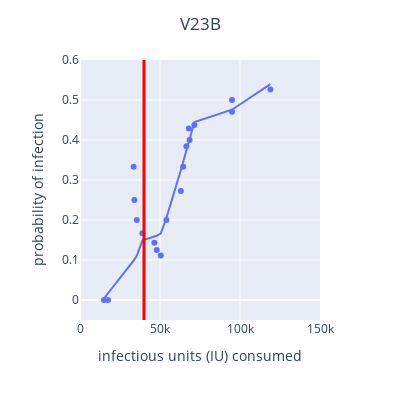
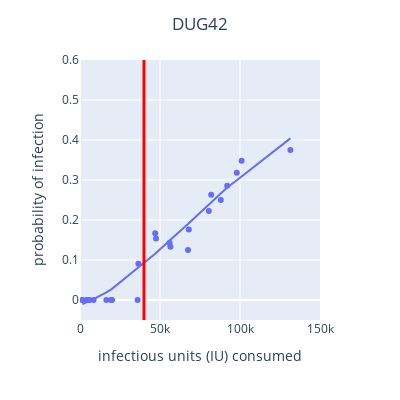
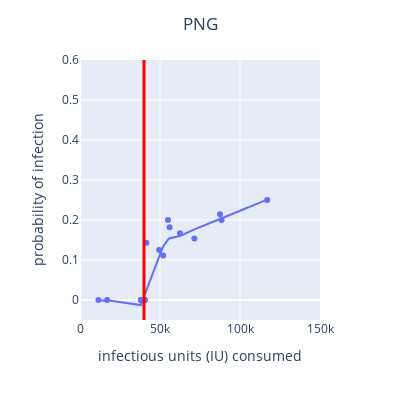
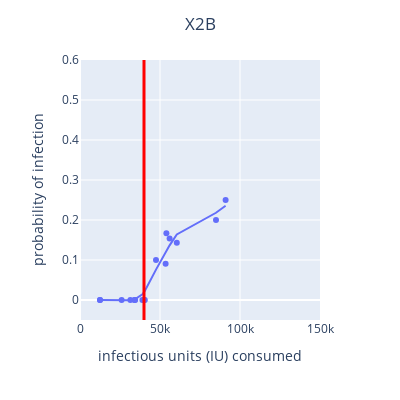

Notebook cell for these charts, in order:
### Code cell
def process_treatment(treatment):
    """ treatment is in ['DUG42', 'PNG', 'X2B', 'V23B'] """

    df = df_merged.query(f'treatment == "{treatment}" & dose_IU > 0 & OrNV_detected != "failed"').sort_values(by='dose_mg')
    df.OrNV_detected = df.OrNV_detected.map({'yes': 1, 'no': 0, 'faint': 1}).astype(int)
    df['one'] = 1
    df['p_OrNV'] = df.OrNV_detected.cumsum() / df.one.cumsum()
    OrNV_detected = df.OrNV_detected.sum()
    OrNV_not_detected = len(df) - OrNV_detected
    print(f'{OrNV_detected=}   {OrNV_not_detected=}')
    print(df)

    fig = px.scatter(df, x='dose_IU', y='p_OrNV', width=400, height=400, trendline="lowess", labels={'dose_IU': 'infectious units (IU) consumed', 'p_OrNV': 'probability of infection'})
    fig.update_layout(yaxis_range=[-0.05,.6], xaxis_range=[0,150000], title_text=treatment, title_x=0.5)
    fig.add_vline(x=40000, line_width=3, line_color="red")
    fig.write_image(f'../images/{treatment}_infection_probability.png')
    fig.show()
    
for treatment in ['V23B', 'DUG42', 'PNG', 'X2B']:
    process_treatment(treatment)

### Figure 1 — Plotly figure (JSON) as saved in the notebook; plotly's stock layout.template omitted (floating-point values rounded to 4 significant figures)
{"data": [{"hovertemplate": "infectious units (IU) consumed=%{x}<br>probability of infection=%{y}<extra></extra>", "legendgroup": "", "marker": {"color": "#636efa", "symbol": "circle"}, "mode": "markers", "name": "", "orientation": "v", "showlegend": false, "type": "scatter", "x": [15000, 17500, 33500, 34000, 35500, 39000, 46500, 48000, 50500, 54000, 63000, 64500, 66500, 68000, 68500, 71500, 95000, 95000, 119000], "xaxis": "x", "y": [0, 0, 0.3333, 0.25, 0.2, 0.1667, 0.1429, 0.125, 0.1111, 0.2, 0.2727, 0.3333, 0.3846, 0.4286, 0.4, 0.4375, 0.4706, 0.5, 0.5263], "yaxis": "y"}, {"hovertemplate": "<b>LOWESS trendline</b><br><br>infectious units (IU) consumed=%{x}<br>probability of infection=%{y} <b>(trend)</b><extra></extra>", "legendgroup": "", "marker": {"color": "#636efa", "symbol": "circle"}, "mode": "lines", "name": "", "showlegend": false, "type": "scatter", "x": [15000, 17500, 33500, 34000, 35500, 39000, 46500, 48000, 50500, 54000, 63000, 64500, 66500, 68000, 68500, 71500, 95000, 95000, 119000], "xaxis": "x", "y": [0.00354, 0.01686, 0.09841, 0.1012, 0.1106, 0.149, 0.1581, 0.1606, 0.1669, 0.205, 0.3245, 0.3447, 0.3721, 0.3937, 0.4012, 0.4447, 0.4757, 0.4757, 0.5399], "yaxis": "y"}], "layout": {"height": 400, "legend": {"tracegroupgap": 0}, "margin": {"t": 60}, "shapes": [{"line": {"color": "red", "width": 3}, "type": "line", "x0": 40000, "x1": 40000, "xref": "x", "y0": 0, "y1": 1, "yref": "y domain"}], "title": {"text": "V23B", "x": 0.5}, "width": 400, "xaxis": {"anchor": "y", "domain": [0, 1], "range": [0, 150000], "title": {"text": "infectious units (IU) consumed"}, "type": "linear"}, "yaxis": {"anchor": "x", "domain": [0, 1], "range": [-0.05, 0.6], "title": {"text": "probability of infection"}, "type": "linear"}}}

### Figure 2 — Plotly figure (JSON) as saved in the notebook; plotly's stock layout.template omitted (floating-point values rounded to 4 significant figures)
{"data": [{"hovertemplate": "infectious units (IU) consumed=%{x}<br>probability of infection=%{y}<extra></extra>", "legendgroup": "", "marker": {"color": "#636efa", "symbol": "circle"}, "mode": "markers", "name": "", "orientation": "v", "showlegend": false, "type": "scatter", "x": [1500, 1500, 4500, 4500, 6000, 8500, 16500, 19500, 20000, 36000, 36500, 47000, 47500, 56000, 56500, 67500, 68000, 80500, 82000, 88000, 92000, 98000, 101000, 131500], "xaxis": "x", "y": [0, 0, 0, 0, 0, 0, 0, 0, 0, 0, 0.09091, 0.1667, 0.1538, 0.1429, 0.1333, 0.125, 0.1765, 0.2222, 0.2632, 0.25, 0.2857, 0.3182, 0.3478, 0.375], "yaxis": "y"}, {"hovertemplate": "<b>LOWESS trendline</b><br><br>infectious units (IU) consumed=%{x}<br>probability of infection=%{y} <b>(trend)</b><extra></extra>", "legendgroup": "", "marker": {"color": "#636efa", "symbol": "circle"}, "mode": "lines", "name": "", "showlegend": false, "type": "scatter", "x": [1500, 1500, 4500, 4500, 6000, 8500, 16500, 19500, 20000, 36000, 36500, 47000, 47500, 56000, 56500, 67500, 68000, 80500, 82000, 88000, 92000, 98000, 101000, 131500], "xaxis": "x", "y": [-0.009913, -0.009913, -0.004976, -0.004976, -0.002352, 0.002272, 0.01934, 0.02667, 0.02794, 0.07983, 0.08168, 0.1157, 0.1177, 0.1489, 0.1506, 0.1898, 0.1917, 0.2385, 0.2441, 0.2682, 0.2811, 0.2993, 0.3086, 0.4041], "yaxis": "y"}], "layout": {"height": 400, "legend": {"tracegroupgap": 0}, "margin": {"t": 60}, "shapes": [{"line": {"color": "red", "width": 3}, "type": "line", "x0": 40000, "x1": 40000, "xref": "x", "y0": 0, "y1": 1, "yref": "y domain"}], "title": {"text": "DUG42", "x": 0.5}, "width": 400, "xaxis": {"anchor": "y", "domain": [0, 1], "range": [0, 150000], "title": {"text": "infectious units (IU) consumed"}, "type": "linear"}, "yaxis": {"anchor": "x", "domain": [0, 1], "range": [-0.05, 0.6], "title": {"text": "probability of infection"}, "type": "linear"}}}

### Figure 3 — Plotly figure (JSON) as saved in the notebook; plotly's stock layout.template omitted (floating-point values rounded to 4 significant figures)
{"data": [{"hovertemplate": "infectious units (IU) consumed=%{x}<br>probability of infection=%{y}<extra></extra>", "legendgroup": "", "marker": {"color": "#636efa", "symbol": "circle"}, "mode": "markers", "name": "", "orientation": "v", "showlegend": false, "type": "scatter", "x": [11500, 17000, 38000, 38500, 40500, 40500, 41500, 49500, 52000, 55000, 56000, 62500, 71500, 87500, 88500, 117000], "xaxis": "x", "y": [0, 0, 0, 0, 0, 0, 0.1429, 0.125, 0.1111, 0.2, 0.1818, 0.1667, 0.1538, 0.2143, 0.2, 0.25], "yaxis": "y"}, {"hovertemplate": "<b>LOWESS trendline</b><br><br>infectious units (IU) consumed=%{x}<br>probability of infection=%{y} <b>(trend)</b><extra></extra>", "legendgroup": "", "marker": {"color": "#636efa", "symbol": "circle"}, "mode": "lines", "name": "", "showlegend": false, "type": "scatter", "x": [11500, 17000, 38000, 38500, 40500, 40500, 41500, 49500, 52000, 55000, 56000, 62500, 71500, 87500, 88500, 117000], "xaxis": "x", "y": [-0.001496, -0.0006503, -0.01261, -0.007538, 0.01338, 0.01338, 0.02395, 0.1087, 0.1339, 0.1507, 0.1544, 0.1601, 0.1767, 0.2025, 0.2041, 0.251], "yaxis": "y"}], "layout": {"height": 400, "legend": {"tracegroupgap": 0}, "margin": {"t": 60}, "shapes": [{"line": {"color": "red", "width": 3}, "type": "line", "x0": 40000, "x1": 40000, "xref": "x", "y0": 0, "y1": 1, "yref": "y domain"}], "title": {"text": "PNG", "x": 0.5}, "width": 400, "xaxis": {"anchor": "y", "domain": [0, 1], "range": [0, 150000], "title": {"text": "infectious units (IU) consumed"}, "type": "linear"}, "yaxis": {"anchor": "x", "domain": [0, 1], "range": [-0.05, 0.6], "title": {"text": "probability of infection"}, "type": "linear"}}}

### Figure 4 — Plotly figure (JSON) as saved in the notebook; plotly's stock layout.template omitted (floating-point values rounded to 4 significant figures)
{"data": [{"hovertemplate": "infectious units (IU) consumed=%{x}<br>probability of infection=%{y}<extra></extra>", "legendgroup": "", "marker": {"color": "#636efa", "symbol": "circle"}, "mode": "markers", "name": "", "orientation": "v", "showlegend": false, "type": "scatter", "x": [12500, 12500, 26000, 31500, 34000, 34500, 39000, 40000, 40500, 47500, 53500, 54000, 56000, 60500, 85000, 91000], "xaxis": "x", "y": [0, 0, 0, 0, 0, 0, 0, 0, 0, 0.1, 0.09091, 0.1667, 0.1538, 0.1429, 0.2, 0.25], "yaxis": "y"}, {"hovertemplate": "<b>LOWESS trendline</b><br><br>infectious units (IU) consumed=%{x}<br>probability of infection=%{y} <b>(trend)</b><extra></extra>", "legendgroup": "", "marker": {"color": "#636efa", "symbol": "circle"}, "mode": "lines", "name": "", "showlegend": false, "type": "scatter", "x": [12500, 12500, 26000, 31500, 34000, 34500, 39000, 40000, 40500, 47500, 53500, 54000, 56000, 60500, 85000, 91000], "xaxis": "x", "y": [0, 0, 0, -0.0006249, 0.001448, 0.002279, 0.01403, 0.01882, 0.02268, 0.07593, 0.1195, 0.123, 0.1366, 0.164, 0.2181, 0.2356], "yaxis": "y"}], "layout": {"height": 400, "legend": {"tracegroupgap": 0}, "margin": {"t": 60}, "shapes": [{"line": {"color": "red", "width": 3}, "type": "line", "x0": 40000, "x1": 40000, "xref": "x", "y0": 0, "y1": 1, "yref": "y domain"}], "title": {"text": "X2B", "x": 0.5}, "width": 400, "xaxis": {"anchor": "y", "domain": [0, 1], "range": [0, 150000], "title": {"text": "infectious units (IU) consumed"}, "type": "linear"}, "yaxis": {"anchor": "x", "domain": [0, 1], "range": [-0.05, 0.6], "title": {"text": "probability of infection"}, "type": "linear"}}}
